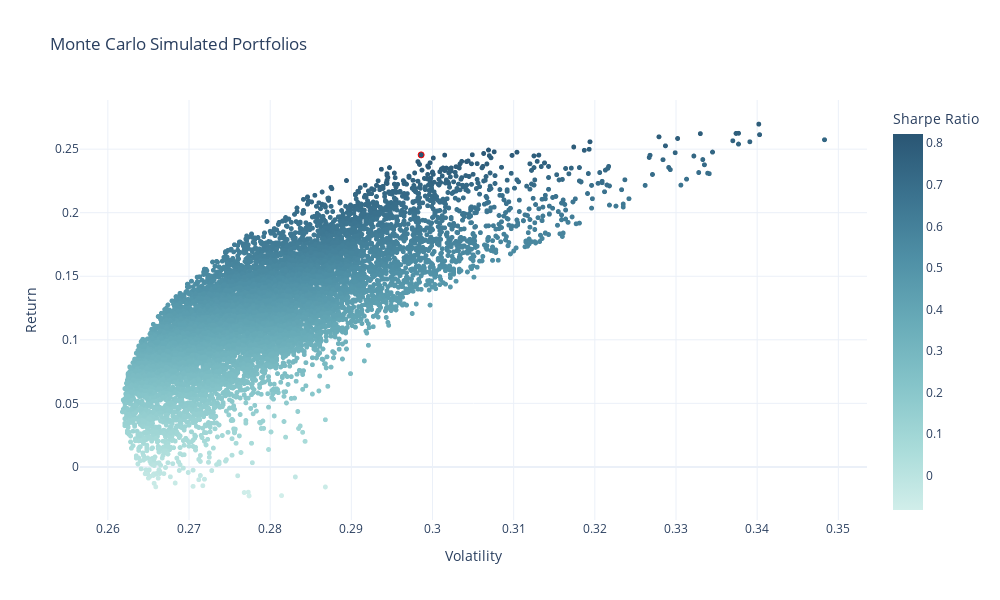

The notebook cell this image was saved under:
### Markdown cell above
### Visualise Monte Carlo Portfolio Simulation

### Code cell
# Plot the Monte Carlo Simulation results
fig = px.scatter(
    portfolio_simulation_df, x='Portfolio Volatility', y='Portfolio Return', color='Sharpe Ratio',
    labels={'Portfolio Volatility': 'Volatility', 'Portfolio Return': 'Return', 'Sharpe Ratio': 'Sharpe Ratio'},
    color_continuous_scale=px.colors.sequential.Teal,
    title='Monte Carlo Simulated Portfolios'
    ).update_traces(mode='markers', marker=dict(symbol='circle', size=5))

# Plot the max sharpe portfolio
fig.add_scatter(
    mode='markers',
    x=[max_sharpe_portfolio['Portfolio Volatility']],
    y=[max_sharpe_portfolio['Portfolio Return']],
    marker=dict(color='red', size=6, symbol='circle', line=dict(color='red', width=1)),
    name='Max Sharpe Ratio'
).update_layout(showlegend=False)

# Show spikes
fig.update_xaxes(showspikes=True)
fig.update_yaxes(showspikes=True)
fig.show()

### Figure 1 — Plotly figure (JSON) as saved in the notebook; plotly's stock layout.template omitted (floating-point values rounded to 4 significant figures; data arrays with more than 128 entries replaced by an {"elided": "..."} marker saying what was removed)
{"data": [{"hovertemplate": "Volatility=%{x}<br>Return=%{y}<br>Sharpe Ratio=%{marker.color}<extra></extra>", "legendgroup": "", "marker": {"color": {"elided": "10000 float values"}, "coloraxis": "coloraxis", "size": 5, "symbol": "circle"}, "mode": "markers", "name": "", "showlegend": false, "type": "scattergl", "x": {"elided": "10000 float values"}, "xaxis": "x", "y": {"elided": "10000 float values"}, "yaxis": "y"}, {"marker": {"color": "red", "line": {"color": "red", "width": 1}, "size": 6, "symbol": "circle"}, "mode": "markers", "name": "Max Sharpe Ratio", "type": "scatter", "x": [0.2986], "y": [0.2455]}], "layout": {"coloraxis": {"colorbar": {"title": {"text": "Sharpe Ratio"}}, "colorscale": [[0, "rgb(209, 238, 234)"], [0.1667, "rgb(168, 219, 217)"], [0.3333, "rgb(133, 196, 201)"], [0.5, "rgb(104, 171, 184)"], [0.6667, "rgb(79, 144, 166)"], [0.8333, "rgb(59, 115, 143)"], [1, "rgb(42, 86, 116)"]]}, "height": 600, "legend": {"tracegroupgap": 0}, "showlegend": false, "title": {"text": "Monte Carlo Simulated Portfolios"}, "width": 1000, "xaxis": {"anchor": "y", "domain": [0, 1], "showspikes": true, "title": {"text": "Volatility"}}, "yaxis": {"anchor": "x", "domain": [0, 1], "showspikes": true, "title": {"text": "Return"}}}}
